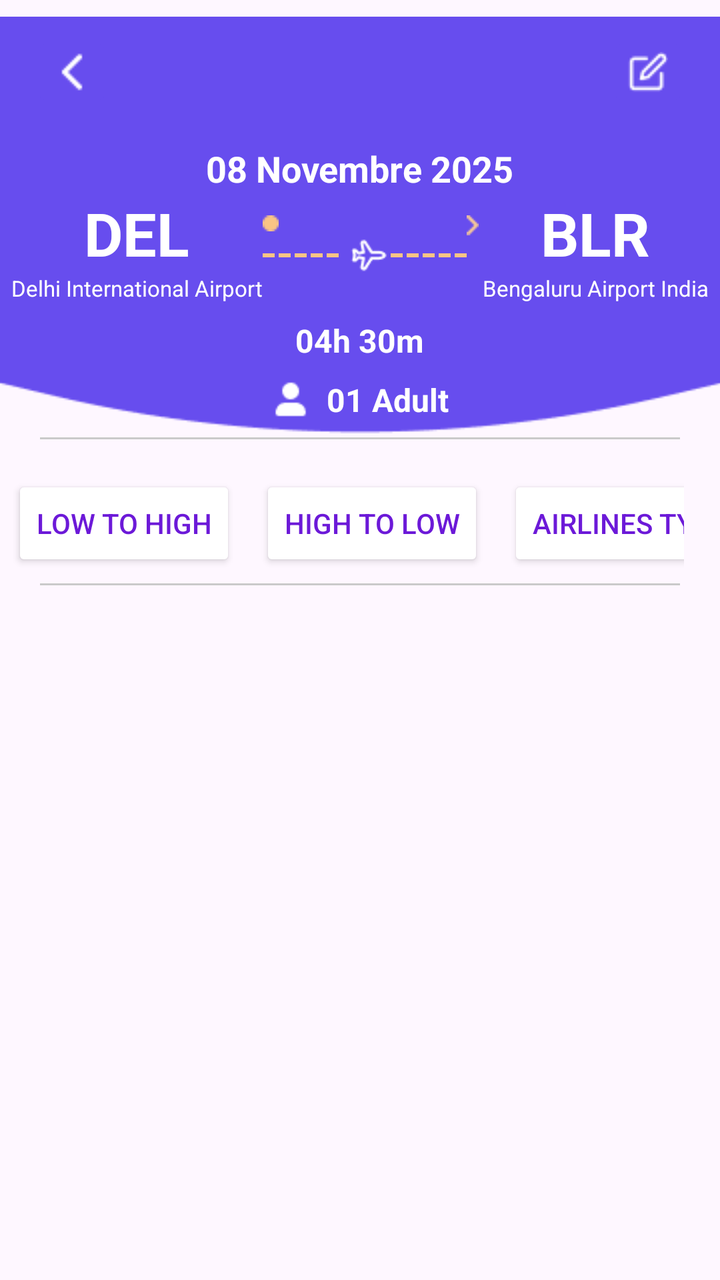
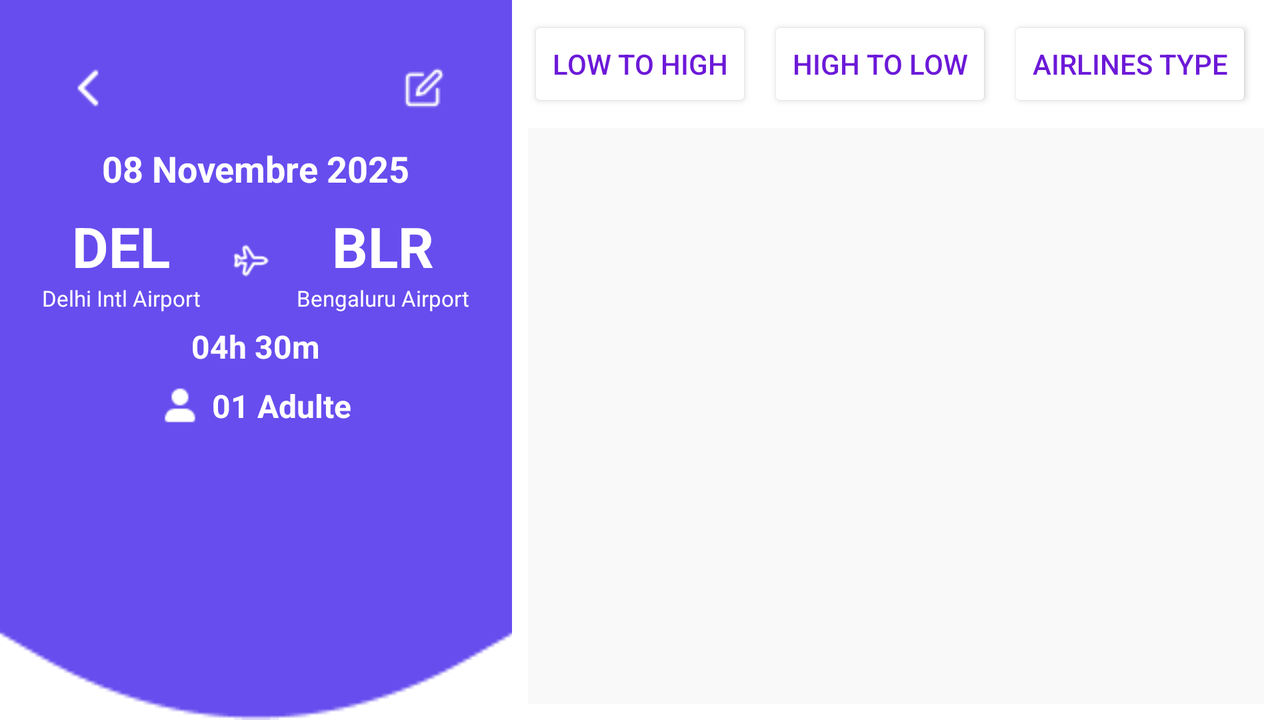

An Android layout and its configuration variant, each rendered on a device that would load it. The default file and the variant file are quoted in full after the pictures.
<!-- AndroidManifest.xml: application theme Theme.Indigo -->
<!-- res/layout/activity_main.xml -->
<?xml version="1.0" encoding="utf-8"?>
<RelativeLayout xmlns:android="http://schemas.android.com/apk/res/android"
    xmlns:app="http://schemas.android.com/apk/res-auto"
    xmlns:tools="http://schemas.android.com/tools"
    android:layout_width="match_parent"
    android:layout_height="match_parent">
    <ImageView
        android:layout_width="match_parent"
        android:layout_height="wrap_content"
        android:src="@drawable/header_background"/>
    <RelativeLayout
        android:id="@+id/section1"
        android:layout_width="match_parent"
        android:layout_height="wrap_content">
        <ImageButton
            android:id="@+id/back_button"
            android:layout_width="40dp"
            android:layout_height="40dp"
            android:layout_alignParentStart="true"
            android:layout_margin="16dp"
            android:src="@drawable/ic_back"
            android:backgroundTint="#674DEE"/>
        <ImageButton
            android:id="@+id/edit_button"
            android:layout_width="40dp"
            android:layout_height="40dp"
            android:layout_alignParentEnd="true"
            android:layout_margin="16dp"
            android:src="@drawable/ic_edit"
            android:backgroundTint="#674DEE" />
        <TextView
            android:id="@+id/date"
            android:layout_width="wrap_content"
            android:layout_height="wrap_content"
            android:layout_below="@id/back_button"
            android:layout_centerHorizontal="true"
            android:text="08 Novembre 2025"
            android:textColor="#FFFFFF"
            android:textSize="18sp"
            android:textStyle="bold"/>
        <LinearLayout
            android:id="@+id/flightRoute"
            android:layout_width="match_parent"
            android:layout_height="wrap_content"
            android:layout_below="@id/date"
            android:orientation="horizontal"
            android:gravity="center">
            <LinearLayout
                android:layout_width="wrap_content"
                android:layout_height="wrap_content"
                android:orientation="vertical"
                android:gravity="center">
                <TextView
                    android:layout_width="wrap_content"
                    android:layout_height="wrap_content"
                    android:text="DEL"
                    android:textColor="#FFFFFF"
                    android:textSize="30sp"
                    android:textStyle="bold"/>
                <TextView
                    android:layout_width="wrap_content"
                    android:layout_height="wrap_content"
                    android:text="Delhi International Airport"
                    android:textColor="#FFFFFF"
                    android:textSize="11sp"/>
            </LinearLayout>
            <LinearLayout
                android:layout_width="wrap_content"
                android:layout_height="wrap_content"
                android:orientation="vertical"
                android:gravity="center">
                <RelativeLayout
                    android:layout_width="match_parent"
                    android:layout_height="wrap_content">
                    <ImageView
                        android:id="@+id/ball"
                        android:layout_width="8dp"
                        android:layout_height="8dp"
                        android:src="@drawable/ic_ball"/>

                    <ImageView
                        android:id="@+id/arrow"
                        android:layout_width="10dp"
                        android:layout_height="10dp"
                        android:layout_marginStart="100dp"
                        android:src="@drawable/ic_arrow" />
                    <LinearLayout
                        android:layout_width="wrap_content"
                        android:layout_height="wrap_content"
                        android:orientation="horizontal"
                        android:gravity="center_vertical"
                        android:layout_below="@id/ball">
                        <View
                            android:layout_width="6dp"
                            android:layout_height="2dp"
                            android:background="#FAC485"
                            android:layout_marginEnd="2dp"/>
                        <View
                            android:layout_width="6dp"
                            android:layout_height="2dp"
                            android:background="#FAC485"
                            android:layout_marginEnd="2dp"/>
                        <View
                            android:layout_width="6dp"
                            android:layout_height="2dp"
                            android:background="#FAC485"
                            android:layout_marginEnd="2dp"/>
                        <View
                            android:layout_width="6dp"
                            android:layout_height="2dp"
                            android:background="#FAC485"
                            android:layout_marginEnd="2dp"/>
                        <View
                            android:layout_width="6dp"
                            android:layout_height="2dp"
                            android:background="#FAC485"
                            android:layout_marginEnd="2dp"/>

                        <ImageView
                            android:layout_width="24dp"
                            android:layout_height="24dp"
                            android:src="@drawable/ic_plane" />
                        <View
                            android:layout_width="6dp"
                            android:layout_height="2dp"
                            android:background="#FAC485"
                            android:layout_marginEnd="2dp"/>
                        <View
                            android:layout_width="6dp"
                            android:layout_height="2dp"
                            android:background="#FAC485"
                            android:layout_marginEnd="2dp"/>
                        <View
                            android:layout_width="6dp"
                            android:layout_height="2dp"
                            android:background="#FAC485"
                            android:layout_marginEnd="2dp"/>
                        <View
                            android:layout_width="6dp"
                            android:layout_height="2dp"
                            android:background="#FAC485"
                            android:layout_marginEnd="2dp"/>
                        <View
                            android:layout_width="6dp"
                            android:layout_height="2dp"
                            android:background="#FAC485"
                            android:layout_marginEnd="2dp"/>
                    </LinearLayout>

                </RelativeLayout>
            </LinearLayout>
            <LinearLayout
                android:layout_width="wrap_content"
                android:layout_height="wrap_content"
                android:orientation="vertical"
                android:gravity="center">
                <TextView
                    android:layout_width="wrap_content"
                    android:layout_height="wrap_content"
                    android:text="BLR"
                    android:textColor="#FFFFFF"
                    android:textSize="30sp"
                    android:textStyle="bold"/>
                <TextView
                    android:layout_width="wrap_content"
                    android:layout_height="wrap_content"
                    android:text="Bengaluru Airport India"
                    android:textColor="#FFFFFF"
                    android:textSize="11sp"/>
            </LinearLayout>
        </LinearLayout>
        <TextView
            android:id="@+id/duree"
            android:layout_width="wrap_content"
            android:layout_height="wrap_content"
            android:layout_below="@id/flightRoute"
            android:layout_centerHorizontal="true"
            android:layout_marginTop="8dp"
            android:text="04h 30m"
            android:textColor="#FFFFFF"
            android:textSize="16sp"
            android:textStyle="bold" />
        <LinearLayout
            android:id="@+id/passenger"
            android:layout_width="wrap_content"
            android:layout_height="wrap_content"
            android:layout_below="@id/duree"
            android:layout_centerHorizontal="true"
            android:layout_marginTop="8dp"
            android:orientation="horizontal"
            android:gravity="center">

            <ImageView
                android:layout_width="20dp"
                android:layout_height="20dp"
                android:src="@drawable/ic_person"
                android:contentDescription="Person icon" />

            <TextView
                android:layout_width="wrap_content"
                android:layout_height="wrap_content"
                android:text="01 Adult"
                android:textColor="#FFFFFF"
                android:textSize="16sp"
                android:textStyle="bold"
                android:layout_marginStart="8dp" />

        </LinearLayout>
        <View
            android:layout_width="match_parent"
            android:layout_height="1dp"
            android:background="#CACACA"
            android:layout_marginTop="8dp"
            android:layout_marginStart="20dp"
            android:layout_marginEnd="20dp"
            android:layout_below="@id/passenger" />

    </RelativeLayout>
    <RelativeLayout
        android:id="@+id/section2"
        android:layout_width="match_parent"
        android:layout_height="wrap_content"
        android:layout_below="@id/section1"
        android:layout_marginTop="12dp"
        android:padding="6dp">
        <HorizontalScrollView
            android:id="@+id/filterScrollView"
            android:layout_width="match_parent"
            android:layout_height="wrap_content"
            android:layout_alignParentStart="true"

            android:scrollbars="none"
            android:layout_marginEnd="12dp">

            <LinearLayout
                android:layout_width="wrap_content"
                android:layout_height="wrap_content"
                android:orientation="horizontal">

                <Button
                    android:layout_width="wrap_content"
                    android:layout_height="48dp"
                    android:text="Low to High"
                    android:textSize="14sp"
                    android:textColor="#6C19D8"
                    android:backgroundTint="#FFFFFF"
                    app:cornerRadius="8dp"
                    app:strokeWidth="1dp"
                    app:strokeColor="#CACACA"
                    android:layout_marginEnd="12dp"/>

                <Button
                    android:layout_width="wrap_content"
                    android:layout_height="48dp"
                    android:text="High to Low"
                    android:textSize="14sp"
                    android:textColor="#6C19D8"
                    android:backgroundTint="#FFFFFF"
                    app:cornerRadius="8dp"
                    app:strokeWidth="1dp"
                    app:strokeColor="#CACACA"
                    android:layout_marginEnd="12dp"/>

                <Button
                    android:layout_width="wrap_content"
                    android:layout_height="48dp"
                    android:layout_marginEnd="12dp"
                    android:backgroundTint="#FFFFFF"
                    android:text="Airlines Type"
                    android:textColor="#6C19D8"
                    android:textSize="14sp"
                    app:cornerRadius="8dp"
                    app:strokeColor="#CACACA"
                    app:strokeWidth="1dp" />

            </LinearLayout>

        </HorizontalScrollView>











    </RelativeLayout>
    <View
        android:id="@+id/bottomView"
        android:layout_width="match_parent"
        android:layout_height="1dp"
        android:background="#CACACA"
        android:layout_marginStart="20dp"
        android:layout_marginEnd="20dp"
        android:layout_below="@id/section2" />
    <androidx.recyclerview.widget.RecyclerView
        android:id="@+id/recyclerViewFlights"
        android:layout_width="match_parent"
        android:layout_height="wrap_content"
        android:layout_below="@id/bottomView"/>
</RelativeLayout>
<!-- resources referenced by this layout -->
<resources>
  <!-- drawable header_background: png bitmap (drawable, 1725 bytes) -->
  <!-- drawable ic_arrow: png bitmap (drawable, 259 bytes) -->
  <!-- drawable ic_back: png bitmap (drawable, 198 bytes) -->
  <!-- drawable ic_ball: png bitmap (drawable, 249 bytes) -->
  <!-- drawable ic_edit: png bitmap (drawable, 368 bytes) -->
  <!-- drawable ic_person: png bitmap (drawable, 312 bytes) -->
  <!-- drawable ic_plane: png bitmap (drawable, 474 bytes) -->
  <style name="Theme.Indigo" parent="Base.Theme.Indigo" />
  <style name="Base.Theme.Indigo" parent="Theme.Material3.DayNight.NoActionBar">
          
          
      </style>
</resources>
<!-- res/layout-land/activity_main.xml (the author's variant of the layout above) -->
<!-- drawn on the phone turned sideways -->
<?xml version="1.0" encoding="utf-8"?>
<LinearLayout xmlns:android="http://schemas.android.com/apk/res/android"
    xmlns:app="http://schemas.android.com/apk/res-auto"
    xmlns:tools="http://schemas.android.com/tools"
    android:orientation="horizontal"
    android:layout_width="match_parent"
    android:layout_height="match_parent"
    android:background="#FFFFFF"
    tools:context=".MainActivity">


    <ScrollView
        android:layout_width="0dp"
        android:layout_weight="2"
        android:layout_height="match_parent"
        android:background="@drawable/header_background"
        android:padding="16dp">

        <RelativeLayout
            android:id="@+id/section1"
            android:layout_width="match_parent"
            android:layout_height="wrap_content">


            <ImageButton
                android:id="@+id/back_button"
                android:layout_width="40dp"
                android:layout_height="40dp"
                android:layout_alignParentStart="true"
                android:layout_margin="8dp"
                android:src="@drawable/ic_back"
                android:backgroundTint="#674DEE" />

            <ImageButton
                android:id="@+id/edit_button"
                android:layout_width="40dp"
                android:layout_height="40dp"
                android:layout_alignParentEnd="true"
                android:layout_margin="8dp"
                android:src="@drawable/ic_edit"
                android:backgroundTint="#674DEE" />


            <TextView
                android:id="@+id/date"
                android:layout_width="wrap_content"
                android:layout_height="wrap_content"
                android:layout_below="@id/back_button"
                android:layout_centerHorizontal="true"
                android:text="08 Novembre 2025"
                android:textColor="#FFFFFF"
                android:textSize="18sp"
                android:textStyle="bold" />


            <LinearLayout
                android:id="@+id/flightRoute"
                android:layout_width="match_parent"
                android:layout_height="wrap_content"
                android:layout_below="@id/date"
                android:orientation="horizontal"
                android:gravity="center"
                android:layout_marginTop="8dp">


                <LinearLayout
                    android:layout_width="wrap_content"
                    android:layout_height="wrap_content"
                    android:orientation="vertical"
                    android:gravity="center">
                    <TextView
                        android:layout_width="wrap_content"
                        android:layout_height="wrap_content"
                        android:text="DEL"
                        android:textColor="#FFFFFF"
                        android:textSize="28sp"
                        android:textStyle="bold" />
                    <TextView
                        android:layout_width="wrap_content"
                        android:layout_height="wrap_content"
                        android:text="Delhi Intl Airport"
                        android:textColor="#FFFFFF"
                        android:textSize="11sp" />
                </LinearLayout>


                <LinearLayout
                    android:layout_width="wrap_content"
                    android:layout_height="wrap_content"
                    android:orientation="horizontal"
                    android:gravity="center_vertical"
                    android:layout_marginHorizontal="12dp">

                    <ImageView
                        android:layout_width="24dp"
                        android:layout_height="24dp"
                        android:src="@drawable/ic_plane" />
                </LinearLayout>


                <LinearLayout
                    android:layout_width="wrap_content"
                    android:layout_height="wrap_content"
                    android:orientation="vertical"
                    android:gravity="center">
                    <TextView
                        android:layout_width="wrap_content"
                        android:layout_height="wrap_content"
                        android:text="BLR"
                        android:textColor="#FFFFFF"
                        android:textSize="28sp"
                        android:textStyle="bold" />
                    <TextView
                        android:layout_width="wrap_content"
                        android:layout_height="wrap_content"
                        android:text="Bengaluru Airport"
                        android:textColor="#FFFFFF"
                        android:textSize="11sp" />
                </LinearLayout>
            </LinearLayout>

            <TextView
                android:id="@+id/duree"
                android:layout_width="wrap_content"
                android:layout_height="wrap_content"
                android:layout_below="@id/flightRoute"
                android:layout_centerHorizontal="true"
                android:layout_marginTop="6dp"
                android:text="04h 30m"
                android:textColor="#FFFFFF"
                android:textSize="16sp"
                android:textStyle="bold" />

            <LinearLayout
                android:id="@+id/passenger"
                android:layout_width="wrap_content"
                android:layout_height="wrap_content"
                android:layout_below="@id/duree"
                android:layout_centerHorizontal="true"
                android:layout_marginTop="8dp"
                android:orientation="horizontal"
                android:gravity="center">

                <ImageView
                    android:layout_width="20dp"
                    android:layout_height="20dp"
                    android:src="@drawable/ic_person" />

                <TextView
                    android:layout_width="wrap_content"
                    android:layout_height="wrap_content"
                    android:text="01 Adulte"
                    android:textColor="#FFFFFF"
                    android:textSize="16sp"
                    android:textStyle="bold"
                    android:layout_marginStart="6dp" />
            </LinearLayout>
        </RelativeLayout>
    </ScrollView>

    <LinearLayout
        android:id="@+id/rightPanel"
        android:layout_width="0dp"
        android:layout_weight="3"
        android:orientation="vertical"
        android:layout_height="match_parent"
        android:padding="8dp"
        android:background="#FFFFFF">

        <HorizontalScrollView
            android:id="@+id/filterScrollView"
            android:layout_width="match_parent"
            android:layout_height="wrap_content"
            android:scrollbars="none"
            android:layout_marginBottom="8dp">

            <LinearLayout
                android:layout_width="wrap_content"
                android:layout_height="wrap_content"
                android:orientation="horizontal">

                <Button
                    android:layout_width="wrap_content"
                    android:layout_height="48dp"
                    android:text="Low to High"
                    android:textSize="14sp"
                    android:textColor="#6C19D8"
                    android:backgroundTint="#FFFFFF"
                    app:cornerRadius="8dp"
                    app:strokeWidth="1dp"
                    app:strokeColor="#CACACA"
                    android:layout_marginEnd="8dp" />

                <Button
                    android:layout_width="wrap_content"
                    android:layout_height="48dp"
                    android:text="High to Low"
                    android:textSize="14sp"
                    android:textColor="#6C19D8"
                    android:backgroundTint="#FFFFFF"
                    app:cornerRadius="8dp"
                    app:strokeWidth="1dp"
                    app:strokeColor="#CACACA"
                    android:layout_marginEnd="8dp" />

                <Button
                    android:layout_width="wrap_content"
                    android:layout_height="48dp"
                    android:text="Airlines Type"
                    android:textSize="14sp"
                    android:textColor="#6C19D8"
                    android:backgroundTint="#FFFFFF"
                    app:cornerRadius="8dp"
                    app:strokeWidth="1dp"
                    app:strokeColor="#CACACA" />
            </LinearLayout>
        </HorizontalScrollView>

        <androidx.recyclerview.widget.RecyclerView
            android:id="@+id/recyclerViewFlights"
            android:layout_width="match_parent"
            android:layout_height="match_parent"
            android:background="#F9F9F9" />

    </LinearLayout>

</LinearLayout>
<!-- resources referenced by the variant -->
<!-- as the phone turned sideways resolves them -->
<resources>
  <!-- drawable header_background: png bitmap (drawable, 1725 bytes) -->
  <!-- drawable ic_back: png bitmap (drawable, 198 bytes) -->
  <!-- drawable ic_edit: png bitmap (drawable, 368 bytes) -->
  <!-- drawable ic_person: png bitmap (drawable, 312 bytes) -->
  <!-- drawable ic_plane: png bitmap (drawable, 474 bytes) -->
  <style name="Theme.Indigo" parent="Base.Theme.Indigo" />
  <style name="Base.Theme.Indigo" parent="Theme.Material3.DayNight.NoActionBar">
          
          
      </style>
</resources>
